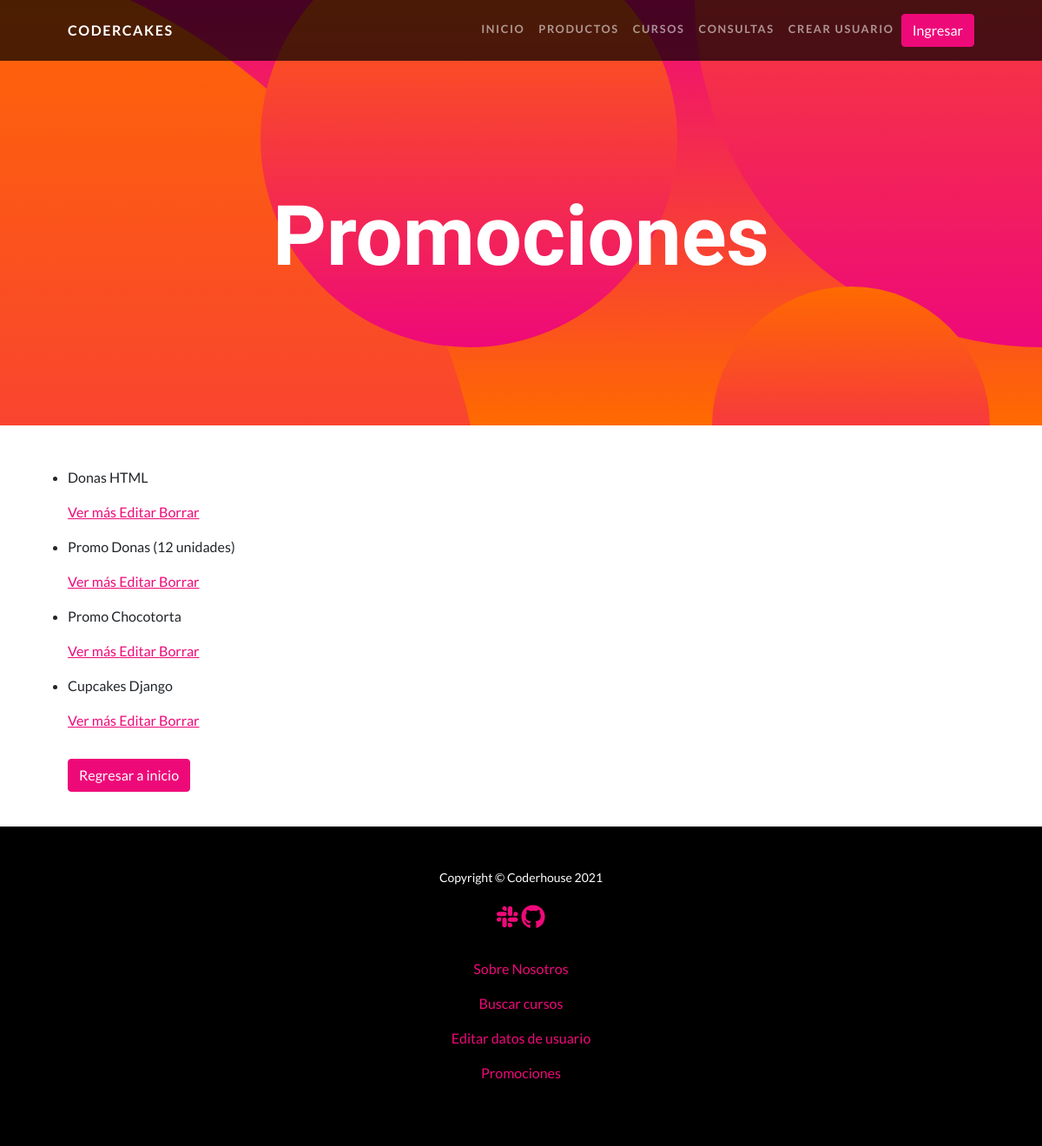
Page /AppCoder/producto/list on the earlier database version.
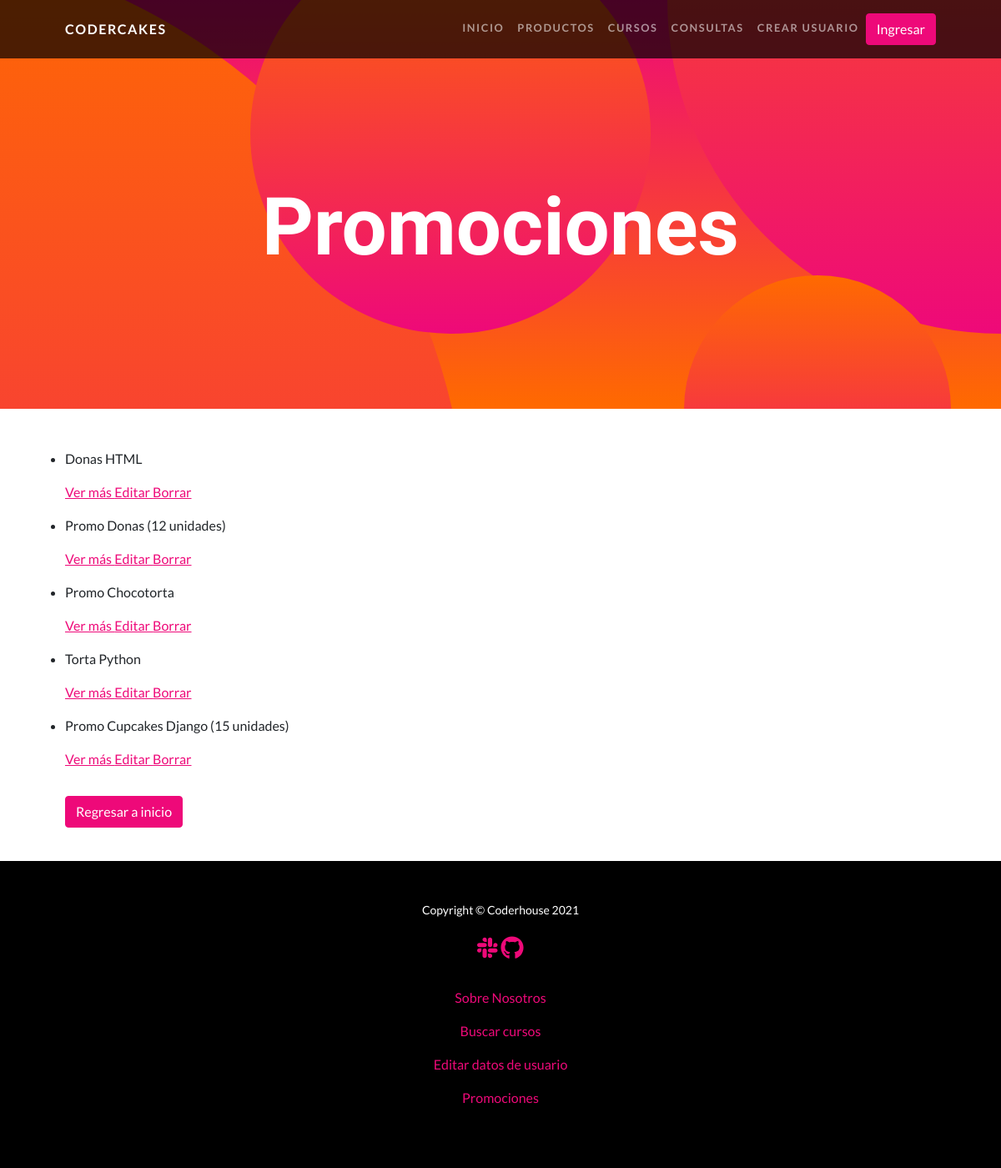
Same page on the later database version.
### AppCoder/models.py (models this page shows, shortened)
class Productos(models.Model):
    nombreProd = models.CharField(max_length=40)
    precio = models.IntegerField()

### AppCoder/views.py (the view)
# urls.py: path('producto/list', views.ProductoList.as_view(), name='List'),
class ProductoList(ListView):
    model = Productos
    template_name= "AppCoder/productos_list.html"

### AppCoder/templates/AppCoder/productos_list.html
{% extends "AppCoder/padre.html" %}
{% load static %}
{% block contenido %}
<header class="masthead text-center text-white">
    <div class="masthead-content">
        <div class="container px-5">
            <h1 class="masthead-heading mb-0">Promociones</h1>
        </div>
    </div>
    <div class="bg-circle-1 bg-circle"></div>
    <div class="bg-circle-2 bg-circle"></div>
    <div class="bg-circle-3 bg-circle"></div>
    <div class="bg-circle-4 bg-circle"></div>
</header>
        <section id="scroll">
            <div class="container px-5">
            <br><br>
                <div class="row gx-5 align-items-center">
                        <ul>
                            {% for producto in object_list %}
                                <li>
                                    <p> {{ producto.nombreProd }} </p>
                                    <p>
                                        <a href=" {% url 'Detail' producto.id %} "> Ver más </a>
                                        <a href=" {% url 'Edit' producto.id %} "> Editar </a>
                                        <a href=" {% url 'Delete' producto.id %} "> Borrar </a>
                                    </p>
                                </li>
                            {% endfor %}
                        </ul>
                        <p>
                            <a class="btn btn-primary" href="{% url 'Inicio' %}">Regresar a inicio</a>
                        </p>
                </div>
                <br>
            </div>
        </section>
{% endblock %}

Differences in the rows shown:
removed Productos: nombreProd "Cupcakes Django"
added Productos: nombreProd "Torta Python"
added Productos: nombreProd "Promo Cupcakes Django (15 unidades)"
